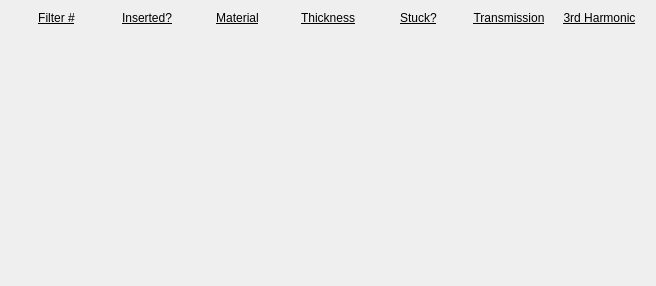
<?xml version="1.0" encoding="UTF-8"?>
<ui version="4.0">
 <class>Form</class>
 <widget class="QWidget" name="Form">
  <property name="geometry">
   <rect>
    <x>0</x>
    <y>0</y>
    <width>656</width>
    <height>286</height>
   </rect>
  </property>
  <property name="windowTitle">
   <string>Form</string>
  </property>
  <layout class="QVBoxLayout" name="verticalLayout" stretch="0,1">
   <property name="spacing">
    <number>0</number>
   </property>
   <item>
    <layout class="QHBoxLayout" name="horizontalLayout">
     <item>
      <widget class="QLabel" name="label">
       <property name="font">
        <font>
         <underline>true</underline>
        </font>
       </property>
       <property name="text">
        <string>Filter #</string>
       </property>
       <property name="alignment">
        <set>Qt::AlignCenter</set>
       </property>
      </widget>
     </item>
     <item>
      <widget class="QLabel" name="label_7">
       <property name="font">
        <font>
         <underline>true</underline>
        </font>
       </property>
       <property name="text">
        <string>Inserted?</string>
       </property>
       <property name="alignment">
        <set>Qt::AlignCenter</set>
       </property>
      </widget>
     </item>
     <item>
      <widget class="QLabel" name="label_2">
       <property name="font">
        <font>
         <underline>true</underline>
        </font>
       </property>
       <property name="text">
        <string>Material</string>
       </property>
       <property name="alignment">
        <set>Qt::AlignCenter</set>
       </property>
      </widget>
     </item>
     <item>
      <widget class="QLabel" name="label_3">
       <property name="font">
        <font>
         <underline>true</underline>
        </font>
       </property>
       <property name="text">
        <string>Thickness</string>
       </property>
       <property name="alignment">
        <set>Qt::AlignCenter</set>
       </property>
      </widget>
     </item>
     <item>
      <widget class="QLabel" name="label_4">
       <property name="font">
        <font>
         <underline>true</underline>
        </font>
       </property>
       <property name="text">
        <string>Stuck?</string>
       </property>
       <property name="alignment">
        <set>Qt::AlignCenter</set>
       </property>
      </widget>
     </item>
     <item>
      <widget class="QLabel" name="label_5">
       <property name="font">
        <font>
         <underline>true</underline>
        </font>
       </property>
       <property name="text">
        <string>Transmission</string>
       </property>
       <property name="alignment">
        <set>Qt::AlignCenter</set>
       </property>
      </widget>
     </item>
     <item>
      <widget class="QLabel" name="label_6">
       <property name="font">
        <font>
         <underline>true</underline>
        </font>
       </property>
       <property name="text">
        <string>3rd Harmonic</string>
       </property>
       <property name="alignment">
        <set>Qt::AlignCenter</set>
       </property>
      </widget>
     </item>
    </layout>
   </item>
   <item>
    <widget class="PyDMTemplateRepeater" name="PyDMTemplateRepeater">
     <property name="toolTip">
      <string/>
     </property>
     <property name="layoutSpacing" stdset="0">
      <number>0</number>
     </property>
     <property name="templateFilename" stdset="0">
      <string>AttenuatorCalculator_filter.ui</string>
     </property>
     <property name="dataSource" stdset="0">
      <string>at2l0_filters.json</string>
     </property>
    </widget>
   </item>
  </layout>
 </widget>
 <customwidgets>
  <customwidget>
   <class>PyDMTemplateRepeater</class>
   <extends>QFrame</extends>
   <header>pydm.widgets.template_repeater</header>
  </customwidget>
 </customwidgets>
 <resources/>
 <connections/>
</ui>
